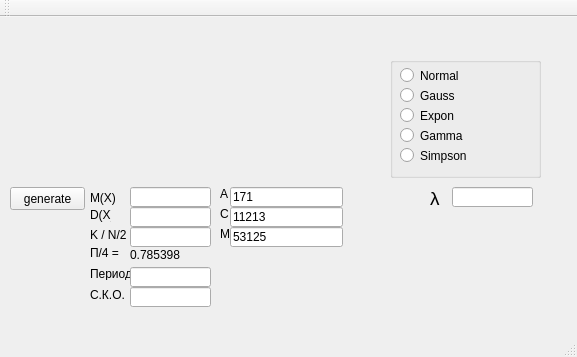
<?xml version="1.0" encoding="UTF-8"?>
<ui version="4.0">
 <class>MainWindow</class>
 <widget class="QMainWindow" name="MainWindow">
  <property name="geometry">
   <rect>
    <x>0</x>
    <y>0</y>
    <width>577</width>
    <height>357</height>
   </rect>
  </property>
  <property name="windowTitle">
   <string>MainWindow</string>
  </property>
  <widget class="QWidget" name="centralWidget">
   <widget class="QPushButton" name="generateButton">
    <property name="geometry">
     <rect>
      <x>10</x>
      <y>170</y>
      <width>75</width>
      <height>23</height>
     </rect>
    </property>
    <property name="text">
     <string>generate</string>
    </property>
   </widget>
   <widget class="QCustomPlot" name="histogramm" native="true">
    <property name="geometry">
     <rect>
      <x>10</x>
      <y>0</y>
      <width>331</width>
      <height>161</height>
     </rect>
    </property>
   </widget>
   <widget class="QLabel" name="label">
    <property name="geometry">
     <rect>
      <x>90</x>
      <y>170</y>
      <width>41</width>
      <height>21</height>
     </rect>
    </property>
    <property name="text">
     <string>M(X)</string>
    </property>
   </widget>
   <widget class="QLabel" name="label_2">
    <property name="geometry">
     <rect>
      <x>90</x>
      <y>190</y>
      <width>21</width>
      <height>16</height>
     </rect>
    </property>
    <property name="text">
     <string>D(X)</string>
    </property>
   </widget>
   <widget class="QLabel" name="label_3">
    <property name="geometry">
     <rect>
      <x>90</x>
      <y>210</y>
      <width>41</width>
      <height>16</height>
     </rect>
    </property>
    <property name="text">
     <string>K / N/2</string>
    </property>
   </widget>
   <widget class="QLabel" name="label_4">
    <property name="geometry">
     <rect>
      <x>90</x>
      <y>225</y>
      <width>41</width>
      <height>21</height>
     </rect>
    </property>
    <property name="text">
     <string>П/4 =</string>
    </property>
   </widget>
   <widget class="QLabel" name="label_5">
    <property name="geometry">
     <rect>
      <x>220</x>
      <y>170</y>
      <width>47</width>
      <height>13</height>
     </rect>
    </property>
    <property name="text">
     <string>A</string>
    </property>
   </widget>
   <widget class="QLabel" name="label_6">
    <property name="geometry">
     <rect>
      <x>220</x>
      <y>190</y>
      <width>47</width>
      <height>13</height>
     </rect>
    </property>
    <property name="text">
     <string>C</string>
    </property>
   </widget>
   <widget class="QLabel" name="label_7">
    <property name="geometry">
     <rect>
      <x>220</x>
      <y>210</y>
      <width>47</width>
      <height>13</height>
     </rect>
    </property>
    <property name="text">
     <string>M</string>
    </property>
   </widget>
   <widget class="QLineEdit" name="mean">
    <property name="geometry">
     <rect>
      <x>130</x>
      <y>170</y>
      <width>81</width>
      <height>20</height>
     </rect>
    </property>
    <property name="readOnly">
     <bool>true</bool>
    </property>
   </widget>
   <widget class="QLineEdit" name="variation">
    <property name="geometry">
     <rect>
      <x>130</x>
      <y>190</y>
      <width>81</width>
      <height>20</height>
     </rect>
    </property>
    <property name="readOnly">
     <bool>true</bool>
    </property>
   </widget>
   <widget class="QLineEdit" name="kn2">
    <property name="geometry">
     <rect>
      <x>130</x>
      <y>210</y>
      <width>81</width>
      <height>20</height>
     </rect>
    </property>
    <property name="readOnly">
     <bool>true</bool>
    </property>
   </widget>
   <widget class="QLabel" name="label_8">
    <property name="geometry">
     <rect>
      <x>130</x>
      <y>230</y>
      <width>71</width>
      <height>16</height>
     </rect>
    </property>
    <property name="text">
     <string>0.785398</string>
    </property>
   </widget>
   <widget class="QLineEdit" name="A">
    <property name="geometry">
     <rect>
      <x>230</x>
      <y>170</y>
      <width>113</width>
      <height>20</height>
     </rect>
    </property>
    <property name="text">
     <string>171</string>
    </property>
   </widget>
   <widget class="QLineEdit" name="C">
    <property name="geometry">
     <rect>
      <x>230</x>
      <y>190</y>
      <width>113</width>
      <height>20</height>
     </rect>
    </property>
    <property name="text">
     <string>11213</string>
    </property>
   </widget>
   <widget class="QLineEdit" name="M">
    <property name="geometry">
     <rect>
      <x>230</x>
      <y>210</y>
      <width>113</width>
      <height>20</height>
     </rect>
    </property>
    <property name="text">
     <string>53125</string>
    </property>
   </widget>
   <widget class="QLabel" name="label_9">
    <property name="geometry">
     <rect>
      <x>90</x>
      <y>250</y>
      <width>47</width>
      <height>13</height>
     </rect>
    </property>
    <property name="text">
     <string>Период</string>
    </property>
   </widget>
   <widget class="QLineEdit" name="lineEdit">
    <property name="geometry">
     <rect>
      <x>130</x>
      <y>250</y>
      <width>81</width>
      <height>20</height>
     </rect>
    </property>
    <property name="readOnly">
     <bool>true</bool>
    </property>
   </widget>
   <widget class="QLabel" name="label_10">
    <property name="geometry">
     <rect>
      <x>90</x>
      <y>270</y>
      <width>41</width>
      <height>16</height>
     </rect>
    </property>
    <property name="text">
     <string>С.К.О.</string>
    </property>
   </widget>
   <widget class="QLineEdit" name="sko">
    <property name="geometry">
     <rect>
      <x>130</x>
      <y>270</y>
      <width>81</width>
      <height>20</height>
     </rect>
    </property>
   </widget>
   <widget class="QGroupBox" name="groupBox">
    <property name="geometry">
     <rect>
      <x>390</x>
      <y>40</y>
      <width>151</width>
      <height>121</height>
     </rect>
    </property>
    <property name="title">
     <string/>
    </property>
    <widget class="QRadioButton" name="normal">
     <property name="geometry">
      <rect>
       <x>10</x>
       <y>10</y>
       <width>82</width>
       <height>17</height>
      </rect>
     </property>
     <property name="text">
      <string>Normal</string>
     </property>
    </widget>
    <widget class="QRadioButton" name="gauss">
     <property name="geometry">
      <rect>
       <x>10</x>
       <y>30</y>
       <width>82</width>
       <height>17</height>
      </rect>
     </property>
     <property name="text">
      <string>Gauss</string>
     </property>
    </widget>
    <widget class="QRadioButton" name="exp">
     <property name="geometry">
      <rect>
       <x>10</x>
       <y>50</y>
       <width>82</width>
       <height>17</height>
      </rect>
     </property>
     <property name="text">
      <string>Expon</string>
     </property>
    </widget>
    <widget class="QRadioButton" name="gamma">
     <property name="geometry">
      <rect>
       <x>10</x>
       <y>70</y>
       <width>82</width>
       <height>17</height>
      </rect>
     </property>
     <property name="text">
      <string>Gamma</string>
     </property>
    </widget>
    <widget class="QRadioButton" name="simp">
     <property name="geometry">
      <rect>
       <x>10</x>
       <y>90</y>
       <width>82</width>
       <height>17</height>
      </rect>
     </property>
     <property name="text">
      <string>Simpson</string>
     </property>
    </widget>
   </widget>
   <widget class="QLineEdit" name="lambda">
    <property name="geometry">
     <rect>
      <x>452</x>
      <y>170</y>
      <width>81</width>
      <height>20</height>
     </rect>
    </property>
   </widget>
   <widget class="QLabel" name="label_11">
    <property name="geometry">
     <rect>
      <x>430</x>
      <y>170</y>
      <width>16</width>
      <height>21</height>
     </rect>
    </property>
    <property name="text">
     <string>&lt;html&gt;&lt;head/&gt;&lt;body&gt;&lt;p&gt;&lt;span style=&quot; font-size:14pt;&quot;&gt;λ&lt;/span&gt;&lt;/p&gt;&lt;/body&gt;&lt;/html&gt;</string>
    </property>
   </widget>
  </widget>
  <widget class="QMenuBar" name="menuBar">
   <property name="geometry">
    <rect>
     <x>0</x>
     <y>0</y>
     <width>577</width>
     <height>21</height>
    </rect>
   </property>
  </widget>
  <widget class="QToolBar" name="mainToolBar">
   <attribute name="toolBarArea">
    <enum>TopToolBarArea</enum>
   </attribute>
   <attribute name="toolBarBreak">
    <bool>false</bool>
   </attribute>
  </widget>
  <widget class="QStatusBar" name="statusBar"/>
 </widget>
 <layoutdefault spacing="6" margin="11"/>
 <customwidgets>
  <customwidget>
   <class>QCustomPlot</class>
   <extends>QWidget</extends>
   <header>qcustomplot.h</header>
   <container>1</container>
  </customwidget>
 </customwidgets>
 <resources/>
 <connections/>
</ui>
